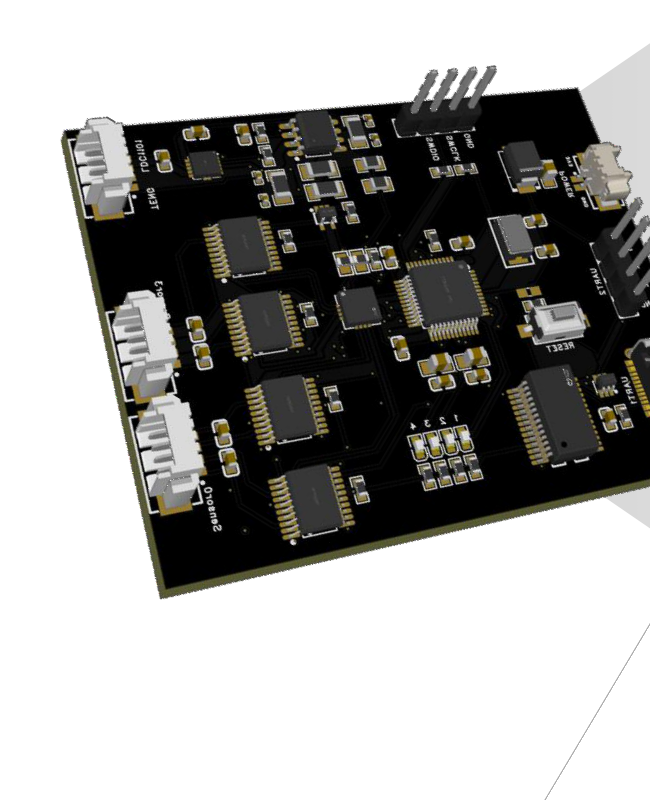
#> input picture Paper/figures/seminar_pcb.png, 650 x 800 px
$ python build_concept_fig.py
#> lines starting #> are read from the running program, lines starting #| are printed output that depends on the picture; after the words box and inside, x2 and y2 are one past the last pixel; in counts of white or black regions, pixels touching at a corner belong together
"""논문 개념 그림 (Fig. 1 후보, 2안): 사람 촉각·신경 체계에서 영감 + 그 이상.

공통 왼쪽 패널 a (a+b 통합): 피부 블록 ↔ 센서 블록, 감각 대응표 (근접 · 재질 = beyond human).
오른쪽 패널 b:
  1안 — 인체 한 장 위에 신경 계층을 얹고, 부위마다 이 연구 내용을 지시선으로 대입 (하나로 이어진 그림)
  2안 — 왼쪽 사람 ↔ 오른쪽 소프트 그리퍼, 가운데 대응 쌍을 대칭으로
사람 그림: Servier Medical Art (CC BY 4.0, assets/servier/SOURCE.txt). 센서 블록 · 그리퍼: Blender 렌더
(render_sensor_cube.py · render_gripper.py, not to scale). MCU 보드: 세미나 PCB 렌더.
글자는 모두 따로 둔 텍스트 상자 (편집용). 실행: python Paper/concept_fig/build_concept_fig.py → Fig_BioInspired_Concept.pptx
"""
from pathlib import Path

import numpy as np
from lxml import etree
from PIL import Image
from pptx import Presentation
from pptx.dml.color import RGBColor
from pptx.enum.dml import MSO_LINE_DASH_STYLE
from pptx.enum.shapes import MSO_CONNECTOR, MSO_SHAPE
from pptx.enum.text import MSO_ANCHOR, PP_ALIGN
from pptx.oxml.ns import qn
from pptx.util import Inches, Pt

HERE = Path(__file__).resolve().parent
ROOT = HERE.parents[1]
OUT = HERE / "Fig_BioInspired_Concept.pptx"
A = HERE / "assets"
SV = A / "servier"
CROP = A / "crops"

FONT = "Arial"
INK, MUTED, EDGE = "222222", "666666", "8C8C8C"
AFF, EFF = "1F77B4", "C0392B"                                  # 구심 (감각) · 원심 (운동)
HUMAN_BG, WORK_BG, BEYOND_BG = "FBF1EA", "EEF3F8", "FFF6D6"
LEAD = "7A7A7A"


def rgb(h):
    return RGBColor.from_string(h)


# ---------------- 이미지 준비 ----------------
def prep():
    CROP.mkdir(parents=True, exist_ok=True)
    src = Image.open(ROOT / "Paper/figures/seminar_pcb.png")
#> src is the input picture: PIL image 650x800 RGB; mean R, G, B 159.9, 159.4, 157.3
    W, H = src.size
#> W = 650; H = 800
    px = np.array(src.crop((int(0.06 * W), int(0.04 * H), W, int(0.76 * H))).convert("RGBA"))
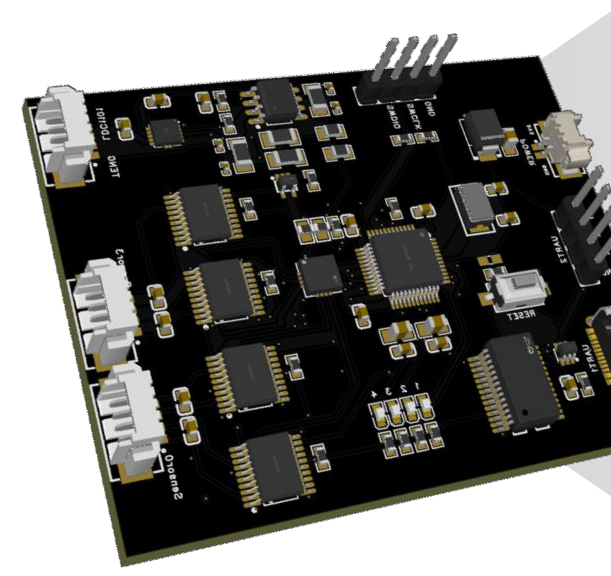
#> px: shape (576, 611, 4); mean R, G, B, A 114.6, 113.8, 110.6, 255
    px[px[..., :3].min(axis=2) > 242, 3] = 0                                # 흰 배경 → 투명
    Image.fromarray(px).save(CROP / "pcb.png")
#> (the run stopped early here; a loop or call above may not have finished)

$ run again, with Paper/figures/seminar_fabrication.png copied over Paper/figures/seminar_pcb.png
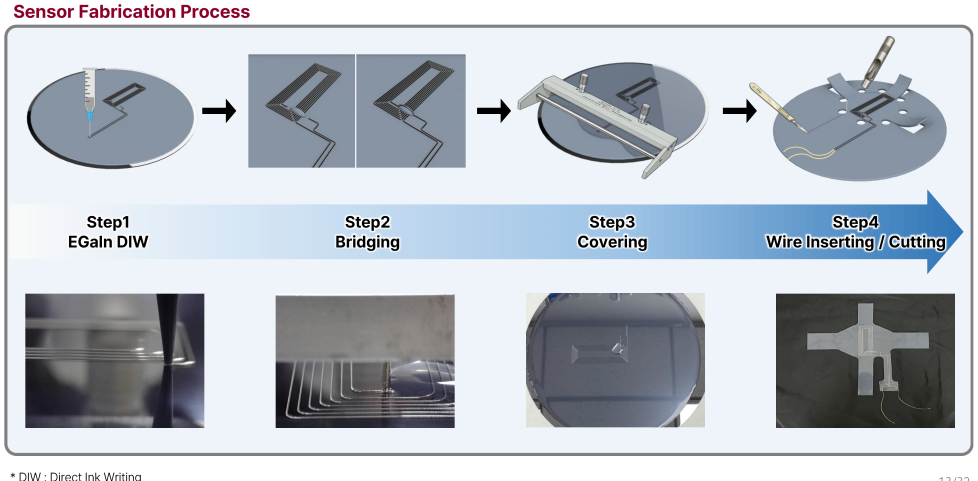
#> input picture Paper/figures/seminar_fabrication.png, 2934 x 1443 px (shown at 1/3 size)
#> in prep, src is the input picture: PIL image 2934x1443 RGB; mean R, G, B 184.3, 190.9, 198.2
#> in prep, `px = np.array(src.crop((int(0.06 * W), int(0.04 * H), W, int(0.76 * H)..`:
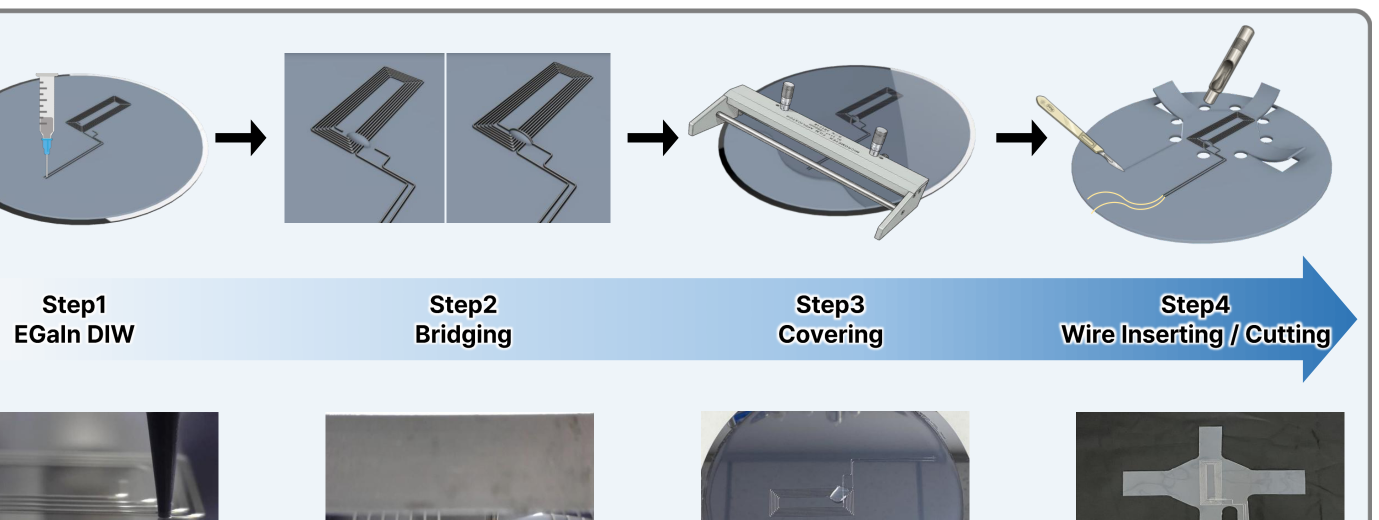
#> px: shape (1039, 2758, 4) (shown at 1/2 size); mean R, G, B, A 182.5, 191.6, 200.7, 255
#> in prep, `px[px[..., :3].min(axis=2) > 242, 3] = 0`:
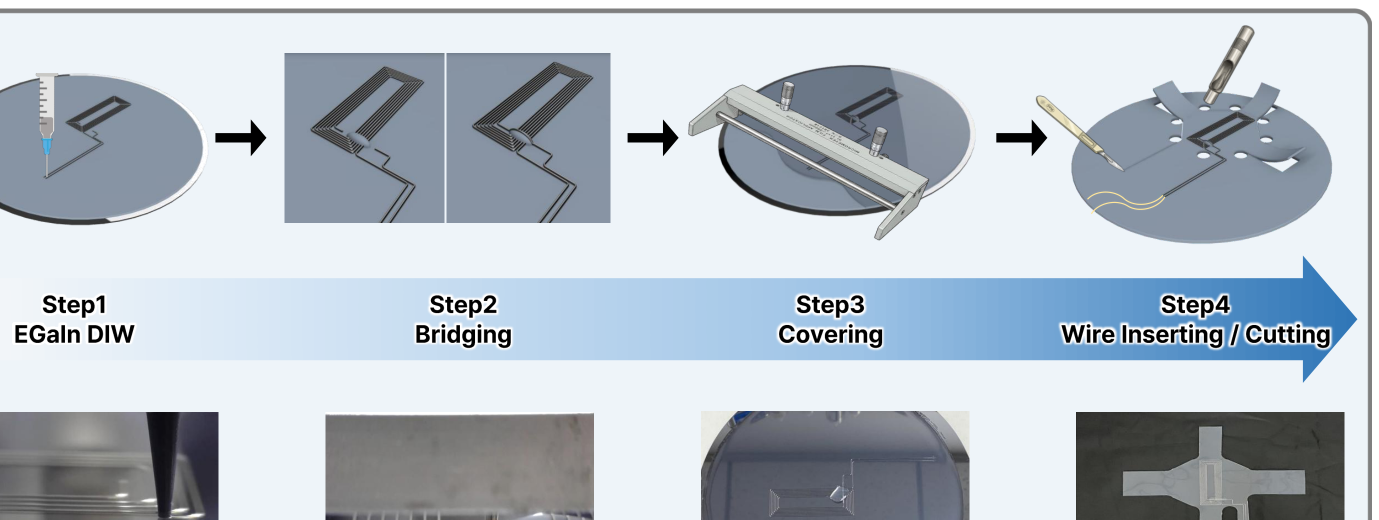
#> px: shape (1039, 2758, 4) (shown at 1/2 size); 3.07% of pixels changed, all inside (x1, y1, x2, y2) = (0, 0, 2758, 1039); transparent parts drawn white

$ run again, with Paper/figures/seminar_futurework.png copied over Paper/figures/seminar_pcb.png
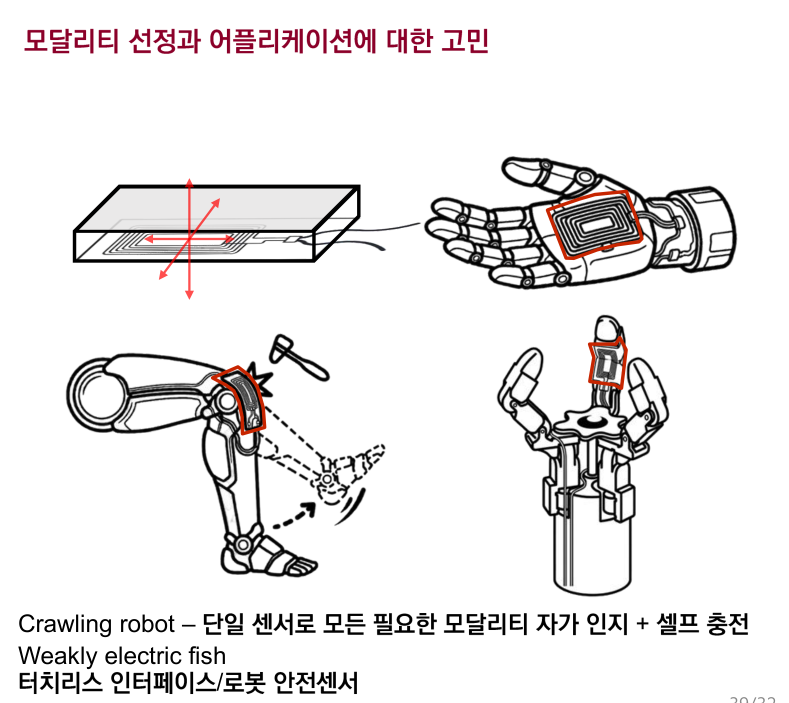
#> input picture Paper/figures/seminar_futurework.png, 1577 x 1406 px (shown at 1/2 size)
#> in prep, src is the input picture: PIL image 1577x1406 RGB; mean R, G, B 234, 232.1, 232.2
#> in prep, `px = np.array(src.crop((int(0.06 * W), int(0.04 * H), W, int(0.76 * H)..`:
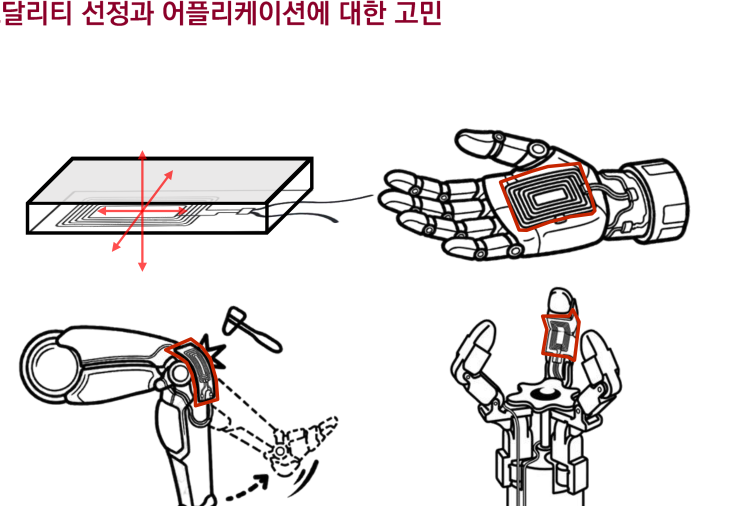
#> px: shape (1012, 1483, 4) (shown at 1/2 size); mean R, G, B, A 231.3, 228.6, 228.8, 255

$ run again, with Paper/figures/seminar_response_signature.png copied over Paper/figures/seminar_pcb.png
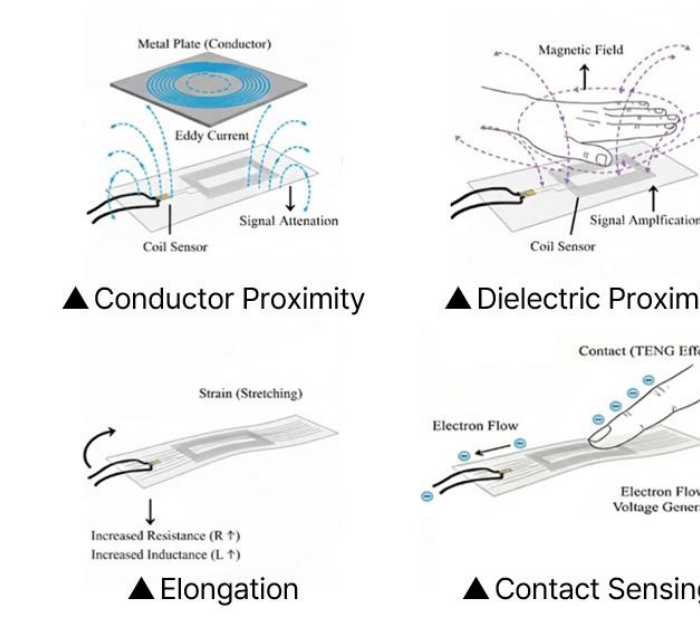
#> input picture Paper/figures/seminar_response_signature.png, 700 x 618 px
#> in prep, src is the input picture: PIL image 700x618 RGB; mean R, G, B 241.1, 242, 242.3
#> in prep, `px = np.array(src.crop((int(0.06 * W), int(0.04 * H), W, int(0.76 * H)..`:
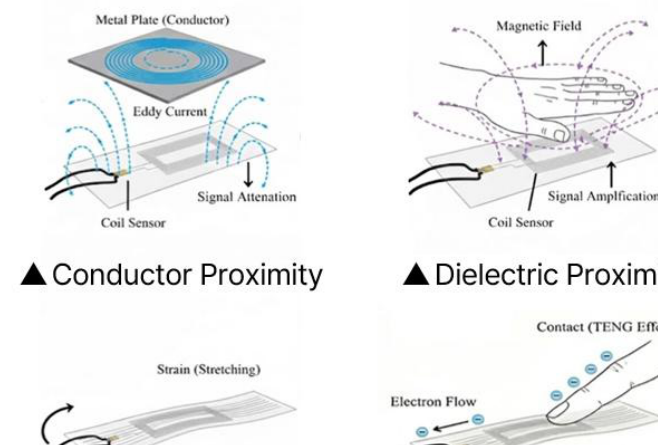
#> px: shape (445, 658, 4); mean R, G, B, A 238.9, 240.3, 240.7, 255
